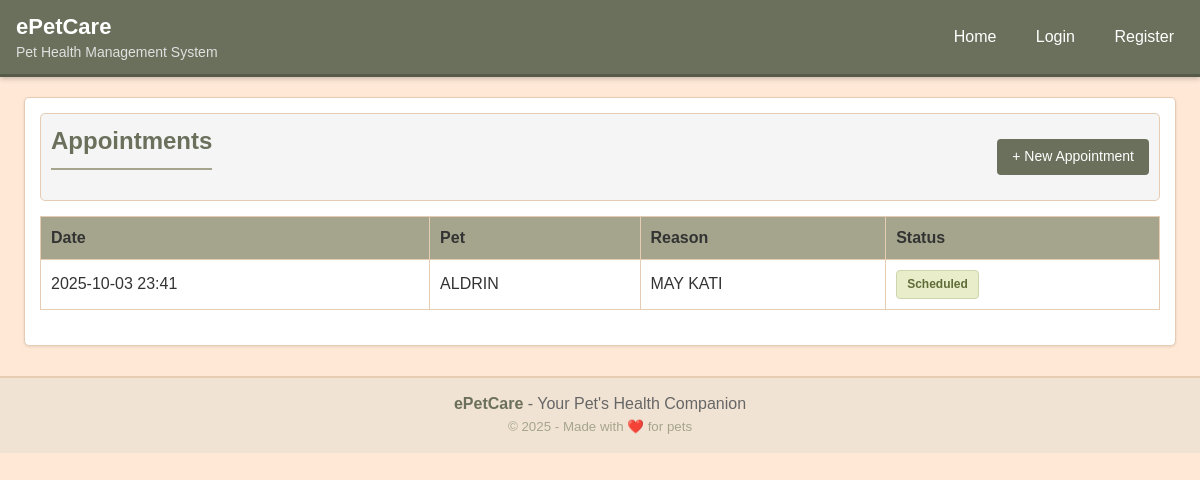
The app's page /appointments/, older data.
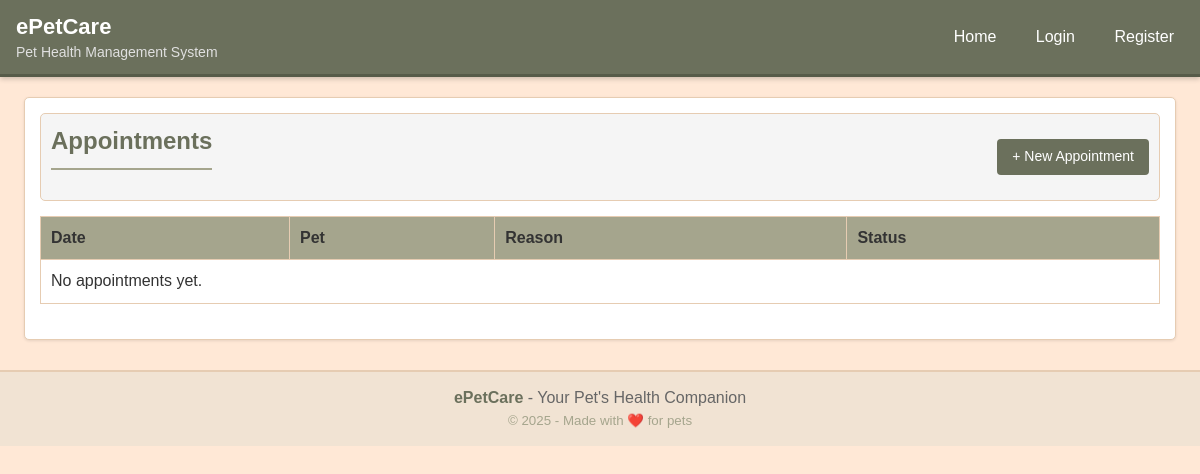
The same page, newer data.
### clinic/models.py (models this page shows, shortened)
class Appointment(models.Model):
    class Status(models.TextChoices):
        SCHEDULED = 'scheduled', 'Scheduled'
        COMPLETED = 'completed', 'Completed'
        CANCELLED = 'cancelled', 'Cancelled'
    pet = models.ForeignKey(Pet, on_delete=models.CASCADE, related_name='appointments')
    date_time = models.DateTimeField()
    reason = models.CharField(max_length=160)
    notes = models.TextField(blank=True)
    status = models.CharField(max_length=20, choices=Status.choices, default=Status.SCHEDULED)

class Pet(models.Model):
    class Species(models.TextChoices):
        DOG = 'dog', 'Dog'
        CAT = 'cat', 'Cat'
        BIRD = 'bird', 'Bird'
        RABBIT = 'rabbit', 'Rabbit'
        OTHER = 'other', 'Other'
    class Sex(models.TextChoices):
        MALE = 'male', 'Male'
        FEMALE = 'female', 'Female'
        UNKNOWN = 'unknown', 'Unknown'
    owner = models.ForeignKey(Owner, on_delete=models.CASCADE, related_name='pets')
    name = models.CharField(max_length=80)
    species = models.CharField(max_length=20, choices=Species.choices, default=Species.DOG)
    breed = models.CharField(max_length=80, blank=True)
    sex = models.CharField(max_length=20, choices=Sex.choices, default=Sex.UNKNOWN)
    birth_date = models.DateField(null=True, blank=True)
    weight_kg = models.DecimalField(max_digits=5, decimal_places=2, null=True, blank=True)
    notes = models.TextField(blank=True)

### clinic/views.py (the view)
# urls.py: path('appointments/', views.appointment_list, name='appointment_list'),
def appointment_list(request):
    appointments = Appointment.objects.select_related('pet').order_by('-date_time')
    return render(request, 'clinic/appointment_list.html', {"appointments": appointments})

### clinic/templates/clinic/appointment_list.html (shortened to what this page needs)
{% extends 'clinic/base.html' %}
{% block content %}
<div class="toolbar">
  <h2>Appointments</h2>
  <a class="btn" href="{% url 'appointment_create' %}">+ New Appointment</a>
</div>
<table>
  <thead>
    <tr><th>Date</th><th>Pet</th><th>Reason</th><th>Status</th></tr>
  </thead>
  <tbody>
    {% for a in appointments %}
      <tr>
        <td>{{ a.date_time|date:"Y-m-d H:i" }}</td>
        <td>{{ a.pet.name }}</td>
        <td>{{ a.reason }}</td>
        <td>
          {% if a.status == 'scheduled' %}
            <span class="badge scheduled">Scheduled</span>
          {% elif a.status == 'completed' %}
            <span class="badge completed">Completed</span>
          {% elif a.status == 'cancelled' %}
            <span class="badge cancelled">Cancelled</span>
          {% else %}
            {{ a.get_status_display }}
          {% endif %}
        </td>
      </tr>
    {% empty %}
      <tr><td colspan="4">No appointments yet.</td></tr>
    {% endfor %}
  </tbody>
</table>
{% endblock %}

Row changes from the older to the newer data that the page shows:
removed Appointment: date_time "2025-10-03 23:41", pet.name "ALDRIN", reason "MAY KATI", status "Scheduled"
Text that changed along with them:
text now shown: "No appointments yet."
